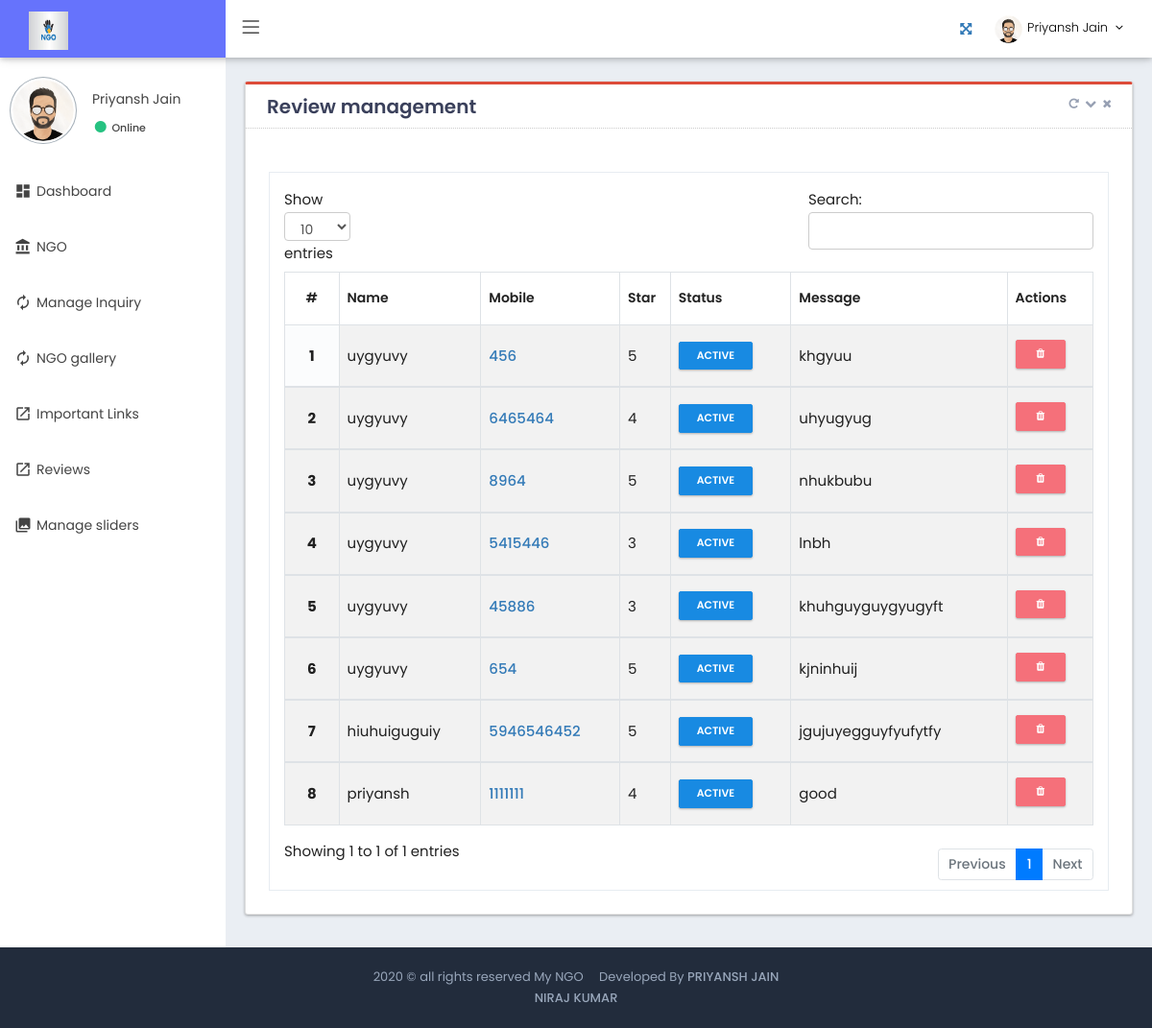
The app's page /admin/review.php (signed in) with its own data.
### tables this page shows
CREATE TABLE `admin_profile` (
  `id` int(50) NOT NULL,
  `name` varchar(100) NOT NULL,
  `designation` varchar(100) NOT NULL,
  `mobile` varchar(100) NOT NULL,
  `image` varchar(1000) NOT NULL
);

CREATE TABLE `rating` (
  `id` int(100) NOT NULL,
  `name` varchar(500) NOT NULL,
  `mobile` varchar(500) NOT NULL,
  `star` varchar(200) NOT NULL,
  `message` text NOT NULL,
  `ngoid` varchar(100) NOT NULL,
  `status` int(100) NOT NULL DEFAULT 0
);

### admin/review.php (the view, shortened to what this page needs)
<?php
   include('connection.php');
   include('includes/header.php');
   ?>
<div class="page-container">
<?php include('includes/sidebar.php')?>
<div class="page-content-wrapper">
<div class="page-content">
   <div class="row">
      <div class="col-lg-12 col-md-12 col-sm-12 col-12">
         <div class="card card-topline-red">
            <div class="card-head">
               <header><meta http-equiv="Content-Type" content="text/html; charset=utf-8">
                  Review management
               </header>
               <div class="tools">
                  <a class="fa fa-repeat btn-color box-refresh" href="javascript:;"></a>
                  <a class="t-collapse btn-color fa fa-chevron-down" href="javascript:;"></a>
                  <a class="t-close btn-color fa fa-times" href="javascript:;"></a>
               </div>
            </div>
            <div class="card-body ">
               <div class="row">
                  <div class="col-md-6 col-sm-6 col-6">
                  </div>
                  <div class="col-md-6 col-sm-6 col-6">
                  </div>
               </div>
               <div class="table-scrollable">
                  <table
                     class="table table-striped table-bordered table-hover table-checkable order-column"
                     style="width: 100%" id="example4">
                     <thead>
                        <tr>
                           <th> #</th>
                           <th> Name </th>
                           <th>Mobile </th>
                           <th> Star </th>
                           <th> Status </th>
                           <th> Message</th>
                           <th> Actions </th>
                        </tr>
                     </thead>
                     <tbody>
                        <?php
                           $n=0;
                           $query1="SELECT * FROM rating";
                           $result1=mysqli_query($conn,$query1);
                            while($row = $result1->fetch_assoc()) {
                            $n++;
                            ?>
                        <tr>
                           <th scope="row"><?php echo $n;?></th>
                           <td><?php echo $row['name'];?></td>
                           <td><a href="tel:<?php echo $row['mobile'];?>"><?php echo $row['mobile'];?></a></td>
                           <td><?php echo $row['star'];?></td>
                           <td><?php
                             $userstatus=$row['status'];
                            if($userstatus=='0'){
                               ?>
                               <a href='disable_review.php?id=<?= $row['id']?>&'><button class='btn btn-primary btn-sm' title='Click to Deactivate review'>Active</button>
                           <?php
                           }
                           else{
                               ?>
                            <a href='enable_review.php?id=<?= $row['id'] ?>'><button class='btn btn-danger btn-sm' title='Click to activate review'>Deactivated</button>
                           <?php
                           }
                           ?></td>
                           <td><?php echo $row['message'];?></td>
                           <td class="valigntop">
                              <a href="delete_review.php?id=<?php echo $row['id']?>"><button type="submit" data-toggle="modal" data-target="#delete_employee" class="btn btn-danger btn-sm mb-1"><i class="fa fa-trash" aria-hidden="true"></i></button></a>
                           </td>
                        </tr>
                         </tbody>
                        <?php } ?>
                        </table>
               </div>
            </div>
         </div>
      </div>
   </div>
</div>
</div>
</div>
<?php include('includes/tools.php')?>
<?php
include('includes/footer.php')
?>

### admin/includes/header.php (shortened to what this page needs)
<?php @session_start();
include('connection.php');
  $admin_id=$_SESSION['admin'];
?>
<!DOCTYPE html>
<html lang="en">
<head>
	<link href="fonts/simple-line-icons/simple-line-icons.min.css" rel="stylesheet" type="text/css" />
	<link href="fonts/font-awesome/css/font-awesome.min.css" rel="stylesheet" type="text/css" />
	<link href="fonts/material-design-icons/material-icon.css" rel="stylesheet" type="text/css" />
	<link href="assets/plugins/bootstrap/css/bootstrap.min.css" rel="stylesheet" type="text/css" />
	<link href="assets/plugins/summernote/summernote.css" rel="stylesheet">
	<link rel="stylesheet" href="assets/plugins/material/material.min.css">
	<link rel="stylesheet" href="assets/css/material_style.css">
	<link href="assets/css/pages/inbox.min.css" rel="stylesheet" type="text/css" />
	<link rel="stylesheet" href="//code.jquery.com/ui/1.12.1/themes/base/jquery-ui.css">
	<link href="assets/css/theme/light/theme_style.css" rel="stylesheet" id="rt_style_components" type="text/css" />
	<link href="assets/css/plugins.min.css" rel="stylesheet" type="text/css" />
	<link href="assets/css/theme/light/style.css" rel="stylesheet" type="text/css" />
	<link href="assets/css/responsive.css" rel="stylesheet" type="text/css" />
	<link href="assets/css/theme/light/theme-color.css" rel="stylesheet" type="text/css" />
     <link href="assets/plugins/select2/css/select2.css" rel="stylesheet" type="text/css" />
    <link href="assets/plugins/select2/css/select2-bootstrap.min.css" rel="stylesheet" type="text/css" />
</head>
<body class="page-header-fixed sidemenu-closed-hidelogo page-content-white page-md header-white white-sidebar-color logo-indigo">
    <div class="page-wrapper">
        <div class="page-header navbar navbar-fixed-top">
            <div class="page-header-inner ">
                <div class="page-logo">
                    <a href="index.php">
                        <span class="logo-default">
                            <img src="../img/logo.jpg" alt="..." style="height:40px;width:80%;">
                       </span>
                       </a>
                </div>
                <ul class="nav navbar-nav navbar-left in">
                    <li><a href="#" class="menu-toggler sidebar-toggler"><i class="icon-menu"></i></a></li>
                </ul>
                <div class="top-menu">
                    <ul class="nav navbar-nav pull-right">
                        <li><a href="javascript:;" class="fullscreen-btn"><i class="fa fa-arrows-alt"></i></a></li>
                        <li class="dropdown dropdown-user">
                             <?php
                                    $qyselect="SELECT * FROM admin_profile WHERE id='$admin_id'";
                                    $result=mysqli_query($conn,$qyselect);
                                    while($row=mysqli_fetch_array($result))
                                    {
                                    ?>
                            <a href="javascript:;" class="dropdown-toggle" data-toggle="dropdown" data-hover="dropdown" data-close-others="true">
                                <img alt="" class="img-circle " src="<?php echo $row['image'] ?>" />
                                <span class="username username-hide-on-mobile"> <?php echo $row['name'] ?> </span>
                                <i class="fa fa-angle-down"></i>
                            </a>
                            <?php }?>
                        </li>
                    </ul>
                </div>
            </div>
        </div>

### admin/includes/sidebar.php (shortened to what this page needs)
<div class="sidebar-container">
        <div class="sidemenu-container navbar-collapse collapse fixed-menu">
            <div id="remove-scroll" class="left-sidemenu">
                <ul class="sidemenu  page-header-fixed slimscroll-style" data-keep-expanded="false" data-auto-scroll="true" data-slide-speed="200" style="padding-top: 20px">
                    <li class="sidebar-user-panel">
                        <div class="user-panel">
                            <?php
                                    $qyselect="SELECT * FROM admin_profile WHERE id='$admin_id'";
                                    $result=mysqli_query($conn,$qyselect);
                                    while($row=mysqli_fetch_array($result))
                                    {
                                    ?>
                            <div class="pull-left image">
                                <img src="<?php echo $row['image'] ?>" class="img-circle user-img-circle" alt="User Image" style="height:70px; width:70px;" />
                            </div>
                            <div class="pull-left info">
                                <p> <?php echo $row['name'] ?></p>
                                <a href="#"><i class="fa fa-circle user-online"></i><span class="txtOnline">
												Online</span></a>
                            </div>
                        <?php }?>
                        </div>
                    </li>
                    <li class="nav-item">
                        <a href="index.php" class="nav-link nav-toggle">
                        <i class="material-icons">dashboard</i>
                            <span class="title">Dashboard</span>
                        </a>
                    </li>
                   <li class="nav-item">
                        <a href="ngo.php" class="nav-link nav-toggle">
                        <i class="material-icons">account_balance</i>
                            <span class="title">NGO</span>
                        </a>
                    </li>
                    <li class="nav-item">
                        <a href="manage_contactus.php" class="nav-link nav-toggle">
                        <i class="material-icons">autorenew</i>
                           <span class="title">Manage Inquiry</span>
                        </a>
                    </li>
                    <li class="nav-item">
                        <a href="manage_gallery.php" class="nav-link nav-toggle">
                        <i class="material-icons">autorenew</i>
                           <span class="title">NGO gallery</span>
                        </a>
                    </li>
                    <li class="nav-item">
                        <a href="important_links.php" class="nav-link nav-toggle">
                        <i class="material-icons">launch</i>
                            <span class="title">Important Links</span>
                        </a>
                    </li>
                    <li class="nav-item">
                        <a href="review.php" class="nav-link nav-toggle">
                        <i class="material-icons">launch</i>
                            <span class="title">Reviews</span>
                        </a>
                    </li>
                    <li class="nav-item">
                        <a href="slider.php" class="nav-link nav-toggle">
                        <i class="material-icons">collections</i>
                            <span class="title">Manage sliders</span>
                        </a>
                    </li>
                </ul>
            </div>
        </div>
    </div>

### admin/includes/tools.php (shortened to what this page needs)
</div>

### admin/includes/footer.php (shortened to what this page needs)
<div class="page-footer">
    <div class="page-footer-inner"> 2020 &copy;  all rights reserved My NGO  &emsp;Developed By
        <a  class="makerCss">PRIYANSH JAIN<br>NIRAJ KUMAR</a>
    </div>
</div>
</body>
</html>

### admin/assets/css/material_style.css (style rules this page uses)
.page-header.navbar .page-logo { line-height: 1.7 !important; }

### admin/assets/css/theme/light/style.css (style rules this page uses)
.fa { display: inline-block; font: normal normal normal 14px/1 FontAwesome; font-size: inherit; -webkit-font-smoothing: antialiased; -moz-osx-font-smoothing: grayscale; transform: translate(0, 0); }
.fa-angle-down:before { content: "\f107"; }

### admin/assets/css/responsive.css (style rules this page uses)
@media only screen and (min-width:768px) { .navbar-left { float: left!important; } }
@media (min-width:768px) { .navbar-nav>li { float: left; } }
@media (min-width:992px) { .sidemenu-container { width: 235px; float: left; position: relative; margin-right: -100% } }
@media (min-width:992px) { .sidemenu-container.collapse { display: block; max-height: none !important } }
@media (min-width:992px) { .page-content-wrapper { float: left; width: 100% } }
@media (min-width:992px) { .page-content-wrapper .page-content { margin-left: 235px; margin-top: 0; min-height: 600px; padding: 25px 20px 10px } }
@media (min-width:992px) { .page-footer { clear: left } }

### admin/assets/css/theme/light/theme-color.css (style rules this page uses)
:root { --sidebar-color: #ffffff; --sidebar-font-color: #4680ff; --logo-color: #222c3c; --header-color: #6673FC; }
.white-sidebar-color .sidemenu-container { background-color: #ffffff; }
.white-sidebar-color .user-panel, .white-sidebar-color .txtOnline, .white-sidebar-color .sidemenu-container .sidemenu>li>a, .white-sidebar-color .sidemenu-closed.sidemenu-container-fixed .sidemenu-container:hover .sidemenu>li>a { color: #444; }
.white-sidebar-color .page-container { background-color : #ffffff; }
.logo-indigo .page-header.navbar .page-logo { background: #6673FC; }
.header-white .page-header.navbar { background-color: #ffffff; }
.header-white .page-header.navbar .top-menu .navbar-nav>li.dropdown-language>.dropdown-toggle>.langname, .header-white .page-header.navbar .top-menu .navbar-nav>li.dropdown-user>.dropdown-toggle>.username, .header-white .page-header.navbar .top-menu .navbar-nav>li.dropdown-user>.dropdown-toggle>i { color: #000; }
.header-white .page-header.navbar .top-menu .navbar-nav>li.dropdown .dropdown-toggle>i { color: #000; }
.header-white .menu-toggler i.icon-menu { color: #000000; font-size: 18px; }

### records on screen
admin_profile: image (picture), name "Priyansh Jain"
rating: name "uygyuvy", mobile "456", star "5", message "khgyuu"
rating: name "uygyuvy", mobile "6465464", star "4", message "uhyugyug"
rating: name "uygyuvy", mobile "8964", star "5", message "nhukbubu"
rating: name "uygyuvy", mobile "5415446", star "3", message "lnbh"
rating: name "uygyuvy", mobile "45886", star "3", message "khuhguyguygyugyft"
rating: name "uygyuvy", mobile "654", star "5", message "kjninhuij"
rating: name "hiuhuiguguiy", mobile "5946546452", star "5", message "jgujuyegguyfyufytfy"
rating: name "priyansh", mobile "1111111", star "4", message "good"
